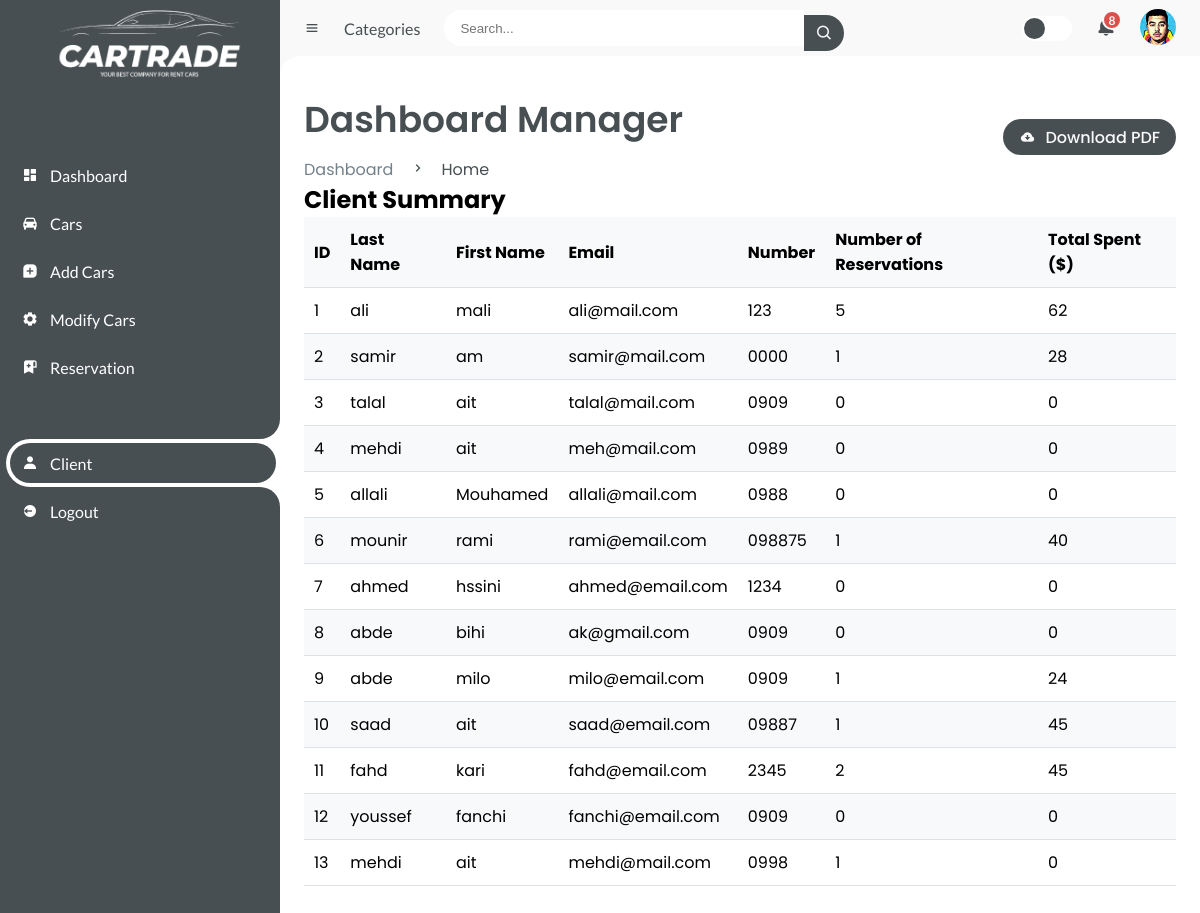
The page /client_summary on the database its author committed.
### tables this page shows
CREATE TABLE client (
                id_client INTEGER PRIMARY KEY AUTOINCREMENT,
                nom TEXT NOT NULL,
                prenom TEXT NOT NULL,
                email TEXT NOT NULL,
                telephone TEXT NOT NULL);

### app.py (the view)
@app.route('/client_summary')
def client_summary():
    conn = sqlite3.connect('loc.db')
    cursor = conn.cursor()
    cursor.execute("SELECT * FROM client")
    clients = cursor.fetchall()
    client_summaries = []
    for client in clients:
        client_id = client[0]
        nom = client[1]
        prenom = client[2]
        email = client[3]
        telephone = client[4]
        cursor.execute("SELECT COUNT(*) FROM reservation WHERE id_client=?", (client_id,))
        num_reservations = cursor.fetchone()[0]
        cursor.execute("""
            SELECT SUM(voiture.prix)
            FROM reservation
            JOIN voiture ON reservation.id_voiture = voiture.id_voiture
            WHERE reservation.id_client=? AND reservation.status != 'Refused'
        """, (client_id,))
        total_spent = cursor.fetchone()[0] or 0  # Handle None (no reservations)
        summary = {
            'id': client_id,
            'nom': nom,
            'prenom': prenom,
            'email': email,
            'telephone': telephone,
            'num_reservations': num_reservations,
            'total_spent': total_spent
        }
        client_summaries.append(summary)
    conn.close()
    return render_template('client_summary.html', client_summaries=client_summaries)

### templates/client_summary.html (shortened to what this page needs)
<!DOCTYPE html>
<html lang="en">
  <head>
    <link
      href="https://unpkg.com/boxicons@2.0.9/css/boxicons.min.css"
      rel="stylesheet"
    />
    <link
      rel="stylesheet"
      type="text/css"
      href="{{ url_for('static', filename='styleman.css') }}"
    />
  </head>
  <body>
    <section id="sidebar">
      <a href="/" class="brand">
        <img src="{{ url_for('static', filename= 'photo/hhhh.png')}}" alt="" />
      </a>
      <ul class="side-menu top">
        <li>
          <a href="/home">
            <i class="bx bxs-dashboard"></i>
            <span class="text">Dashboard</span>
          </a>
        </li>
        <li>
          <a href="/manager_cars">
            <i class="bx bxs-car"></i>
            <span class="text">Cars</span>
          </a>
        </li>
        <li>
          <a href="/manager_dashboard">
            <i class="bx bxs-message-square-add"></i>
            <span class="text">Add Cars</span>
          </a>
        </li>
        <li>
          <a href="#">
            <i class="bx bxs-cog"></i>
            <span class="text">Modify Cars</span>
          </a>
        </li>
        <li>
          <a href="/reservations">
            <i class="bx bxs-bookmark-alt-plus"></i>
            <span class="text">Reservation</span>
          </a>
        </li>
      </ul>
      <ul class="side-menu">
        <li class="active">
          <a href="#">
            <i class="bx bxs-user"></i>
            <span class="text">Client</span>
          </a>
        </li>
        <li>
          <a href="/" class="logout">
            <i class="bx bxs-log-out-circle"></i>
            <span class="text">Logout</span>
          </a>
        </li>
      </ul>
    </section>
    <section id="content">
      <nav>
        <i class="bx bx-menu"></i>
        <a href="#" class="nav-link">Categories</a>
        <form action="#">
          <div class="form-input">
            <input type="search" placeholder="Search..." />
            <button type="submit" class="search-btn">
              <i class="bx bx-search"></i>
            </button>
          </div>
        </form>
        <label for="switch-mode" class="switch-mode"></label>
        <a href="#" class="notification">
          <span class="num">8</span>
        </a>
        <a href="/manager_profile" class="profile">
          <img
            src="{{ url_for('static', filename= 'photo/img/talal.png')}}"
            alt=""
          />
        </a>
      </nav>
      <main>
        <div class="head-title">
          <div class="left">
            <h1>Dashboard Manager</h1>
            <ul class="breadcrumb">
              <li>
                <a href="#">Dashboard</a>
              </li>
              <li><i class="bx bx-chevron-right"></i></li>
              <li>
                <a class="active" href="#">Home</a>
              </li>
            </ul>
          </div>
          <a href="#" class="btn-download">
            <i class="bx bxs-cloud-download"></i>
            <span class="text">Download PDF</span>
          </a>
        </div>
        <h1>Client Summary</h1>
    <table>
        <thead>
            <tr>
                <th>ID</th>
                <th>Last Name</th>
                <th>First Name</th>
                <th>Email</th>
                <th>Number</th>
                <th>Number of Reservations</th>
                <th>Total Spent ($)</th>
            </tr>
        </thead>
        <tbody>
            {% for summary in client_summaries %}
            <tr>
                <td>{{summary['id']}}</td>
                <td>{{ summary['nom'] }}</td>
                <td>{{ summary['prenom'] }}</td>
                <td>{{ summary['email'] }}</td>
                <td>{{ summary['telephone'] }}</td>
                <td>{{ summary['num_reservations'] }}</td>
                <td>{{ summary['total_spent'] }}</td>
            </tr>
            {% endfor %}
        </tbody>
    </table>
      </main>
    </section>
  </body>
</html>

### templates/client_summary.html (style rules this page uses)
table { width: 100%; border-collapse: collapse; }
thead { background-color: #f8f9fa; }
th { padding: 10px; text-align: left; border-bottom: 1px solid #dee2e6; }
tbody { background-color: #ffffff; }
tbody tr:nth-child(even) { background-color: #f8f9fa; }
td { padding: 10px; border-bottom: 1px solid #dee2e6; }

### rows shown on the page
client: id "1", nom "ali", prenom "mali", email "ali@mail.com", telephone "123", num_reservations "5", total_spent "62"
client: id "2", nom "samir", prenom "am", email "samir@mail.com", telephone "0000", num_reservations "1", total_spent "28"
client: id "3", nom "talal", prenom "ait", email "talal@mail.com", telephone "0909", num_reservations "0", total_spent "0"
client: id "4", nom "mehdi", prenom "ait", email "meh@mail.com", telephone "0989", num_reservations "0", total_spent "0"
client: id "5", nom "allali", prenom "Mouhamed", email "allali@mail.com", telephone "0988", num_reservations "0", total_spent "0"
client: id "6", nom "mounir", prenom "rami", email "rami@email.com", telephone "098875", num_reservations "1", total_spent "40"
client: id "7", nom "ahmed", prenom "hssini", email "ahmed@email.com", telephone "1234", num_reservations "0", total_spent "0"
client: id "8", nom "abde", prenom "bihi", email "ak@gmail.com", telephone "0909", num_reservations "0", total_spent "0"
client: id "9", nom "abde", prenom "milo", email "milo@email.com", telephone "0909", num_reservations "1", total_spent "24"
client: id "10", nom "saad", prenom "ait", email "saad@email.com", telephone "09887", num_reservations "1", total_spent "45"
client: id "11", nom "fahd", prenom "kari", email "fahd@email.com", telephone "2345", num_reservations "2", total_spent "45"
client: id "12", nom "youssef", prenom "fanchi", email "fanchi@email.com", telephone "0909", num_reservations "0", total_spent "0"
client: id "13", nom "mehdi", prenom "ait", email "mehdi@mail.com", telephone "0998", num_reservations "1", total_spent "0"
